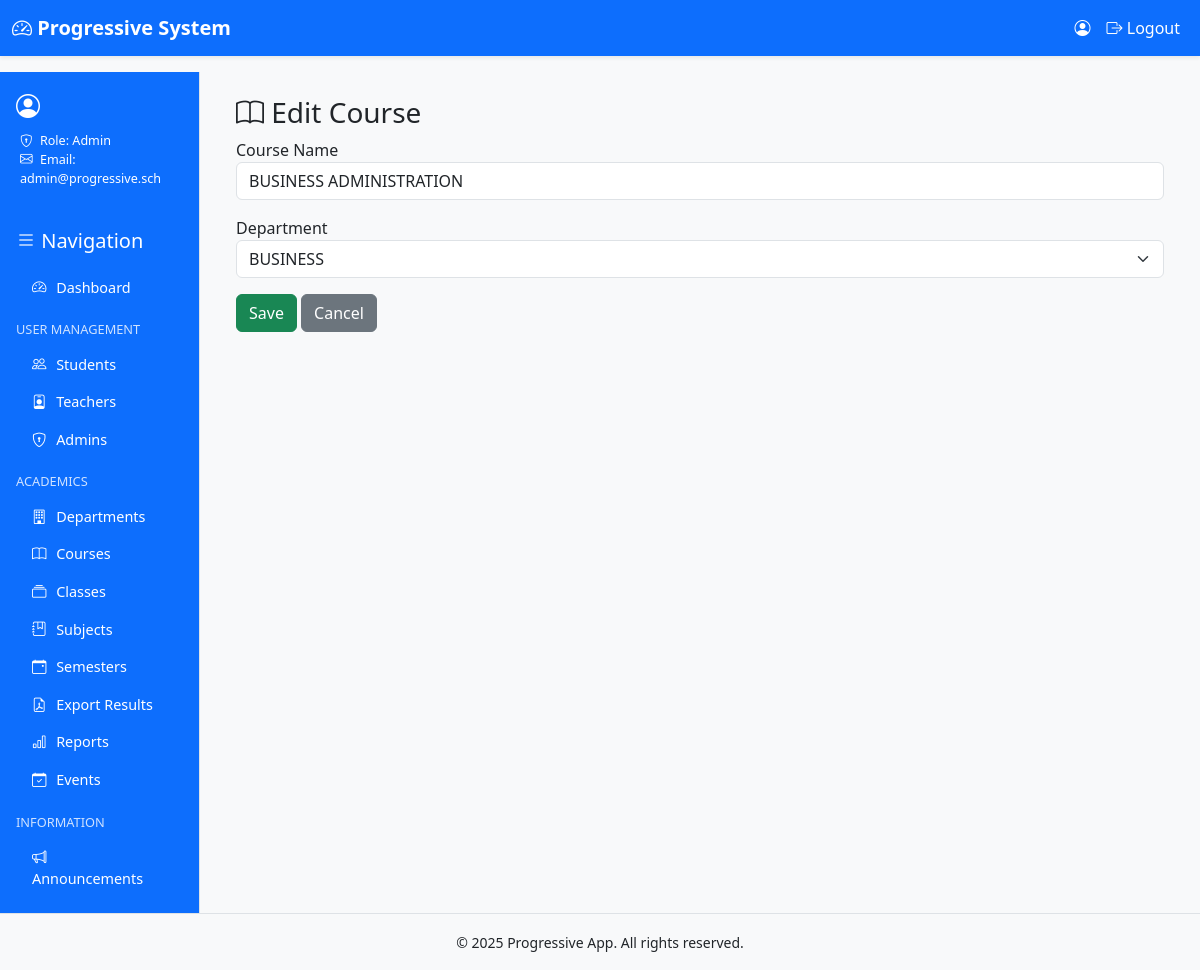
/courses/1/edit/ (signed in), run on the app's committed database.
### progressive_app/models.py (models this page shows, shortened)
class User(AbstractUser):
    ROLE_CHOICES = [
        ("admin", "Admin"),
        ("teacher", "Teacher"),
        ("student", "Student"),
    ]
    role = models.CharField(max_length=20, choices=ROLE_CHOICES)
    admission_number = models.CharField(max_length=20, blank=True, null=True, unique=True)
    department = models.ForeignKey("Department", on_delete=models.SET_NULL, null=True, blank=True)
    course = models.ForeignKey("Course", on_delete=models.SET_NULL, null=True, blank=True)
    school_class = models.ForeignKey("SchoolClass", on_delete=models.SET_NULL, null=True, blank=True)
    semester = models.ForeignKey("Semester", on_delete=models.SET_NULL, null=True, blank=True)

class Course(models.Model):
    name = models.CharField(max_length=100)
    department = models.ForeignKey(Department, on_delete=models.CASCADE, related_name="courses")

class Department(models.Model):
    name = models.CharField(max_length=100, unique=True)

### progressive_app/views.py (the view, shortened to what this page needs)
# urls.py: path("courses/<int:course_id>/edit/", views.course_edit, name="course_edit"),
@login_required
def course_edit(request, course_id):
    if not require_role(request.user, ["admin"]):
        return forbid_or_redirect_login(request)
    course = get_object_or_404(Course, pk=course_id)
    return render(request, "admin/course_form.html", {
        "form_title": "Edit Course",
        "course": course,
        "departments": Department.objects.order_by("name"),
    })

### progressive_app/views.py (called while the page is built)
def require_role(user, allowed_roles):
    return user.is_authenticated and user.role in allowed_roles

### progressive_app/templates/admin/course_form.html (shortened to what this page needs)
{% extends 'base.html' %}
{% block content %}
<div class="container">
  <h3><i class="bi bi-book"></i> {{ form_title }}</h3>
  <form method="post">{% csrf_token %}
    <div class="mb-3">
      <label for="courseName">Course Name</label>
      <input type="text" id="courseName" name="name"
             value="{{ course.name|default_if_none:'' }}"
             class="form-control" required>
    </div>
    <div class="mb-3">
      <label for="departmentSelect">Department</label>
      <select id="departmentSelect" name="department" class="form-select" required>
  {% for d in departments %}
    <option value="{{ d.id }}" {% if course.department and course.department.id == d.id %}selected{% endif %}>
      {{ d.name }}
    </option>
  {% endfor %}
</select>
    </div>
    <button type="submit" class="btn btn-success">Save</button>
    <a href="{% url 'progressive_app:courses_list' %}" class="btn btn-secondary">Cancel</a>
  </form>
</div>
{% endblock %}

### progressive_app/templates/base.html (shortened to what this page needs)
{% load static %}
<!doctype html>
<html lang="en">
  <head>
    <link href="https://cdn.jsdelivr.net/npm/bootstrap@5.3.2/dist/css/bootstrap.min.css" rel="stylesheet">
    <link href="https://cdn.jsdelivr.net/npm/bootstrap-icons@1.11.1/font/bootstrap-icons.css" rel="stylesheet">
    <link rel="stylesheet" href="{% static 'css/theme.css' %}">
  </head>
<body class="d-flex flex-column min-vh-100">
    <nav class="navbar navbar-expand-lg shadow-sm bg-light">
      <div class="container-fluid">
        <a class="navbar-brand" href="{% url 'progressive_app:dashboard' %}">
          <i class="bi bi-speedometer2"></i> Progressive System
        </a>
        <div class="collapse navbar-collapse" id="navbarNav">
          <ul class="navbar-nav ms-auto">
            {% if user.is_authenticated %}
              <li class="nav-item">
                <span class="nav-link">
                  <i class="bi bi-person-circle"></i> {{ user.first_name }} {{ user.last_name }}
                </span>
              </li>
              <li class="nav-item">
                <a class="nav-link text-warning" href="{% url 'progressive_app:logout' %}">
                  <i class="bi bi-box-arrow-right"></i> Logout
                </a>
              </li>
            {% else %}
              <li class="nav-item">
                <a class="nav-link" href="{% url 'progressive_app:login' %}">
                  <i class="bi bi-box-arrow-in-right"></i> Login
                </a>
              </li>
            {% endif %}
          </ul>
        </div>
      </div>
    </nav>
   <div class="container-fluid flex-grow-1">
      <div class="row min-vh-100">
        <div class="col-md-3 col-lg-2 sidebar bg-primary text-white p-3 d-flex flex-column">
          <div class="profile-box mb-4">
            <div class="d-flex align-items-center mb-2">
              <i class="bi bi-person-circle fs-4 me-2"></i>
            </div>
            <ul class="list-unstyled small ms-1">
              {% if user.role == 'student' %}
                <li><i class="bi bi-card-list me-1"></i> Admission: {{ user.admission_number }}</li>
                <li><i class="bi bi-collection me-1"></i> Class: {{ user.school_class.name }}</li>
                <li><i class="bi bi-building me-1"></i> Department: {{ user.department.name }}</li>
                <li><i class="bi bi-journal-bookmark me-1"></i> Course: {{ user.course.name }}</li>
              {% elif user.role == 'teacher' %}
                <li><i class="bi bi-building me-1"></i> Department: {{ user.department.name }}</li>
                <li><i class="bi bi-envelope me-1"></i> Email: {{ user.email }}</li>
              {% elif user.role == 'admin' %}
                <li><i class="bi bi-shield-lock me-1"></i> Role: Admin</li>
                <li><i class="bi bi-envelope me-1"></i> Email: {{ user.email }}</li>
              {% endif %}
            </ul>
          </div>
          <h5 class="mb-3"><i class="bi bi-list"></i> Navigation</h5>
          <div class="list-group list-group-flush flex-grow-1">
            <a href="{% url 'progressive_app:dashboard' %}" class="list-group-item list-group-item-action bg-primary text-white">
              <i class="bi bi-speedometer2"></i> Dashboard
            </a>
            {% if user.role == 'admin' %}
              <h6 class="mt-3 mb-2">User Management</h6>
              <a href="{% url 'progressive_app:students_list' %}" class="list-group-item bg-primary text-white"><i class="bi bi-people"></i> Students</a>
              <a href="{% url 'progressive_app:teachers_list' %}" class="list-group-item bg-primary text-white"><i class="bi bi-person-badge"></i> Teachers</a>
              <a href="{% url 'progressive_app:admins_list' %}" class="list-group-item bg-primary text-white"><i class="bi bi-shield-lock"></i> Admins</a>
              <h6 class="mt-3 mb-2">Academics</h6>
              <a href="{% url 'progressive_app:departments_list' %}" class="list-group-item bg-primary text-white"><i class="bi bi-building"></i> Departments</a>
              <a href="{% url 'progressive_app:courses_list' %}" class="list-group-item bg-primary text-white"><i class="bi bi-book"></i> Courses</a>
              <a href="{% url 'progressive_app:classes_list' %}" class="list-group-item bg-primary text-white"><i class="bi bi-collection"></i> Classes</a>
              <a href="{% url 'progressive_app:subjects_list' %}" class="list-group-item bg-primary text-white"><i class="bi bi-journal-bookmark"></i> Subjects</a>
              <a href="{% url 'progressive_app:semesters_list' %}" class="list-group-item bg-primary text-white"><i class="bi bi-calendar-event"></i> Semesters</a>
              <a href="{% url 'progressive_app:admin_results_pdf' %}" class="list-group-item bg-primary text-white"><i class="bi bi-file-earmark-pdf"></i> Export Results</a>
              <a href="{% url 'progressive_app:reports' %}" class="list-group-item bg-primary text-white"><i class="bi bi-bar-chart"></i> Reports</a>
              <a href="{% url 'progressive_app:events_list' %}" class="list-group-item bg-primary text-white"><i class="bi bi-calendar-check"></i> Events</a>
            {% endif %}
            <h6 class="mt-3 mb-2">Information</h6>
            <a href="{% url 'progressive_app:announcements_list' %}" class="list-group-item bg-primary text-white"><i class="bi bi-megaphone"></i> Announcements</a>
          </div>
        </div>
        <main class="col-md-9 col-lg-10 p-4">
          {% block content %}{% endblock %}
        </main>
      </div>
    </div>
    <footer class="bg-light text-center py-3 border-top mt-auto">
      <small>&copy; {% now "Y" %} Progressive App. All rights reserved.</small>
    </footer>
  </body>
</html>

### static/css/theme.css (style rules this page uses)
:root { --prog-blue: #0d6efd; }
a { text-decoration: none; }
body { font-family: "Segoe UI", Roboto, Helvetica, Arial, sans-serif; background-color: #f8f9fa; }
.navbar { background-color: #0d6efd !important; }
.navbar-brand { font-weight: bold; color: #fff !important; }
.navbar .nav-link { color: #fff !important; }
.sidebar { min-height: 100vh; border-right: 1px solid #dee2e6; background-color: #0d6efd; }
.sidebar h5, .sidebar h6 { color: #fff; }
.list-group-item { background-color: #0d6efd; color: #fff; border: none; }
.list-group-item i { margin-right: 6px; }
.btn-secondary { background-color: #6c757d; border-color: #6c757d; }
.sidebar { font-size: 0.9rem; }
.sidebar .list-group-item { background-color: #0d6efd; color: #fff; border: none; }
.sidebar h6 { font-size: 0.8rem; text-transform: uppercase; margin-top: 1rem; margin-bottom: 0.5rem; color: #cfe2ff; }

### data on the page
User: email "admin@progressive.sch"
Course: name "BUSINESS ADMINISTRATION", department "BUSINESS"
